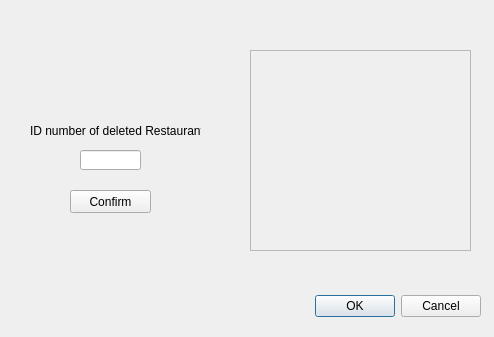
<?xml version="1.0" encoding="UTF-8"?>
<ui version="4.0">
 <class>deleteRestaurant</class>
 <widget class="QDialog" name="deleteRestaurant">
  <property name="geometry">
   <rect>
    <x>0</x>
    <y>0</y>
    <width>494</width>
    <height>337</height>
   </rect>
  </property>
  <property name="windowTitle">
   <string>Dialog</string>
  </property>
  <widget class="QDialogButtonBox" name="buttonBox">
   <property name="geometry">
    <rect>
     <x>140</x>
     <y>290</y>
     <width>341</width>
     <height>32</height>
    </rect>
   </property>
   <property name="orientation">
    <enum>Qt::Horizontal</enum>
   </property>
   <property name="standardButtons">
    <set>QDialogButtonBox::Cancel|QDialogButtonBox::Ok</set>
   </property>
  </widget>
  <widget class="QScrollArea" name="scrollArea">
   <property name="geometry">
    <rect>
     <x>250</x>
     <y>50</y>
     <width>221</width>
     <height>201</height>
    </rect>
   </property>
   <property name="widgetResizable">
    <bool>true</bool>
   </property>
   <widget class="QWidget" name="scrollAreaWidgetContents">
    <property name="geometry">
     <rect>
      <x>0</x>
      <y>0</y>
      <width>219</width>
      <height>199</height>
     </rect>
    </property>
   </widget>
  </widget>
  <widget class="QLabel" name="label">
   <property name="geometry">
    <rect>
     <x>30</x>
     <y>120</y>
     <width>171</width>
     <height>21</height>
    </rect>
   </property>
   <property name="text">
    <string>ID number of deleted Restaurant:</string>
   </property>
  </widget>
  <widget class="QLineEdit" name="lineEdit">
   <property name="geometry">
    <rect>
     <x>80</x>
     <y>150</y>
     <width>61</width>
     <height>20</height>
    </rect>
   </property>
  </widget>
  <widget class="QPushButton" name="pushButton">
   <property name="geometry">
    <rect>
     <x>70</x>
     <y>190</y>
     <width>81</width>
     <height>23</height>
    </rect>
   </property>
   <property name="text">
    <string>Confirm</string>
   </property>
  </widget>
 </widget>
 <resources/>
 <connections>
  <connection>
   <sender>buttonBox</sender>
   <signal>accepted()</signal>
   <receiver>deleteRestaurant</receiver>
   <slot>accept()</slot>
   <hints>
    <hint type="sourcelabel">
     <x>248</x>
     <y>254</y>
    </hint>
    <hint type="destinationlabel">
     <x>157</x>
     <y>274</y>
    </hint>
   </hints>
  </connection>
  <connection>
   <sender>buttonBox</sender>
   <signal>rejected()</signal>
   <receiver>deleteRestaurant</receiver>
   <slot>reject()</slot>
   <hints>
    <hint type="sourcelabel">
     <x>316</x>
     <y>260</y>
    </hint>
    <hint type="destinationlabel">
     <x>286</x>
     <y>274</y>
    </hint>
   </hints>
  </connection>
 </connections>
</ui>
